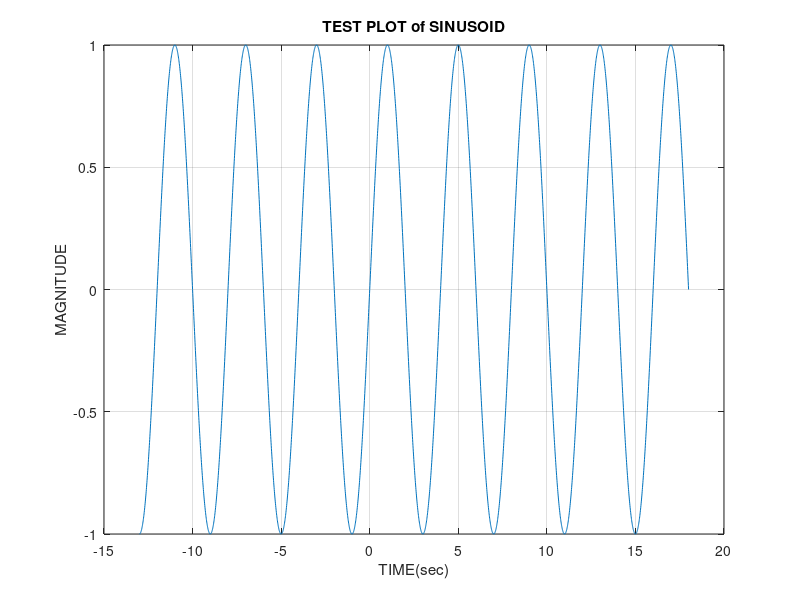

Write the MATLAB code that produced this figure.
t = -13:0.01:18;
x = sin(2*pi*0.25*t);
plot(t,x), grid on
title('TEST PLOT of SINUSOID')
xlabel('TIME(sec)')
ylabel('MAGNITUDE')

